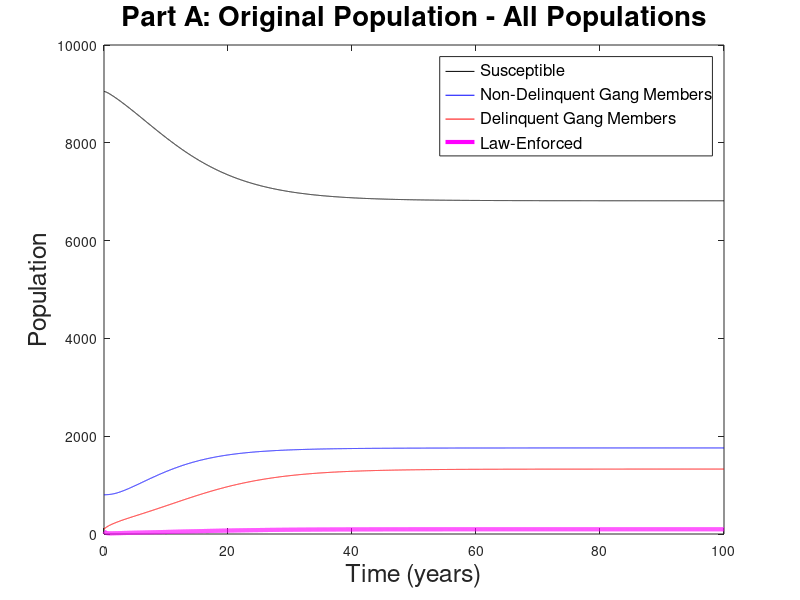
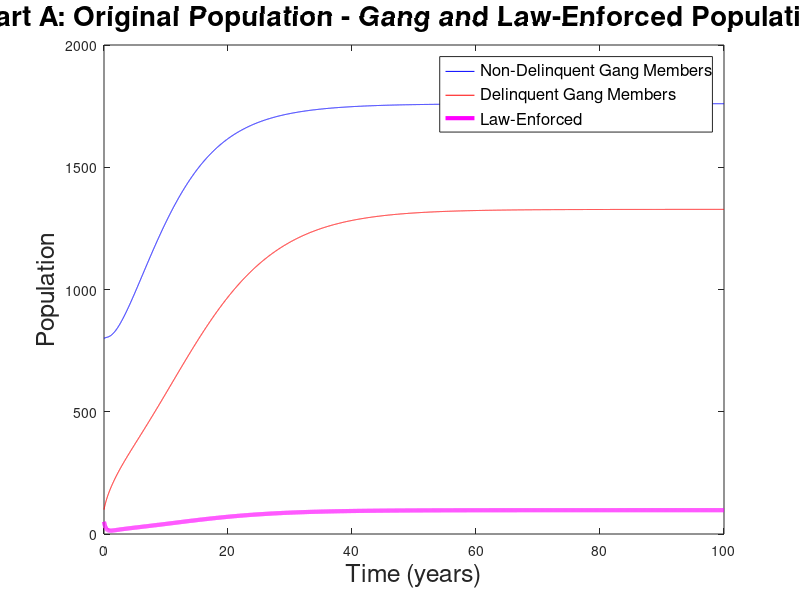
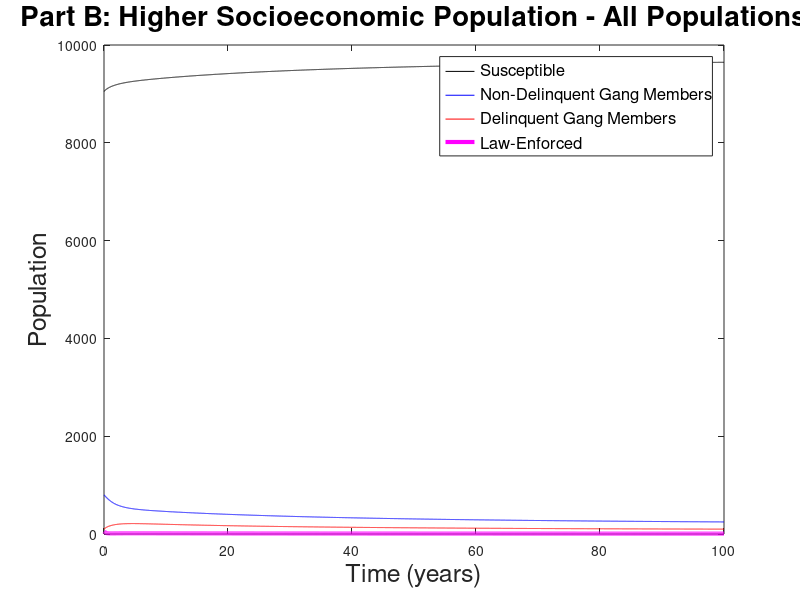
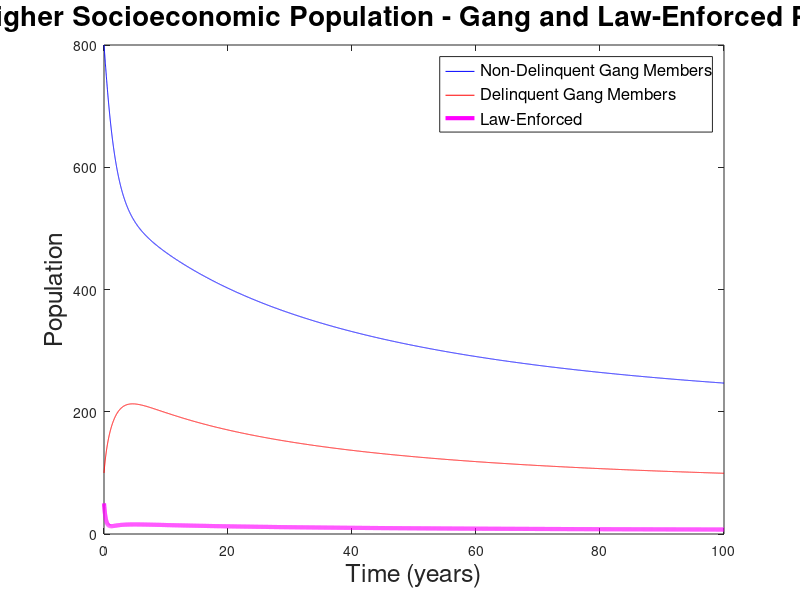

Write the MATLAB code that produced these figures, in order.

% Juvenile Delinquency Model
% MTH/CSC 4170 - Project 2

%% Clear workspace
clear all;
close all;

%% Initialize variables

% Set up time increment and time vector
deltaX = 0.01;       % time step (years)
tf = 100;            % final time (years)
x = 0:deltaX:tf;     % time vector (years)

% Constants
N0 = 10000;          % total juvenile population
b = 0.60;            % gang recruitment rate (1/year)
a = 0.14;            % independent delinquency rate (1/year)
r = 0.235;           % arrest rate (1/year)
u = 3;               % release rate (1/year)
m = 1/5;             % aging rate (1/year)

%% Run both scenarios

for scenario = 1:2

    % Part A and Part B parameters
    if scenario == 1
        p = 1.00;    % peer pressure rate (1/year)
        q = 0.30;    % gang departure rate (1/year)
        scenarioName = 'Part A: Original Population';
    else
        p = 0.42;    % peer pressure rate (1/year)
        q = 0.50;    % gang departure rate (1/year)
        scenarioName = 'Part B: Higher Socioeconomic Population';
    end

    % Set up stock variables and initial conditions
    S(1) = 0.905 * N0;  % Susceptible
    G(1) = 0.080 * N0;  % Non-delinquent gang members
    D(1) = 0.010 * N0;  % Delinquent gang members
    L(1) = 0.005 * N0;  % Arrested and law-enforced

    %% Main loop
    for i = 2:length(x)

        % Compute transition rates (people per year)
        % Forward Euler

        % Susceptible to gang member
        S_to_G = (b / N0) * S(i-1) * (G(i-1) + D(i-1));

        % Gang member to susceptible
        G_to_S = q * G(i-1);

        % Gang member to delinquent through peer pressure
        G_to_D_Peer = (p / N0) * G(i-1) * D(i-1);

        % Gang member to delinquent through personal issues
        G_to_D_Personal = a * G(i-1);

        % Delinquent to law-enforced
        D_to_L = r * D(i-1);

        % Law-enforced released equally to S, G, and D
        L_to_S = (u / 3) * L(i-1);
        L_to_G = (u / 3) * L(i-1);
        L_to_D = (u / 3) * L(i-1);

        % Aging into and out of the population
        Enter_S = m * N0;

        S_Out = m * S(i-1);
        G_Out = m * G(i-1);
        D_Out = m * D(i-1);
        L_Out = m * L(i-1);

        % Update populations using Forward Euler
        S(i) = S(i-1) + deltaX * ...
            (Enter_S + G_to_S + L_to_S - S_to_G - S_Out);

        G(i) = G(i-1) + deltaX * ...
            (S_to_G + L_to_G - G_to_S - G_to_D_Peer ...
            - G_to_D_Personal - G_Out);

        D(i) = D(i-1) + deltaX * ...
            (G_to_D_Peer + G_to_D_Personal + L_to_D ...
            - D_to_L - D_Out);

        L(i) = L(i-1) + deltaX * ...
            (D_to_L - L_to_S - L_to_G - L_to_D - L_Out);

    end

    %% Plot Solutions

    % First Plot: All Populations
    figure()
    plot(x, S, 'k', ...
         x, G, 'b', ...
         x, D, 'r', ...
         x, L, 'm', 'LineWidth', 3.0);

    xlabel('Time (years)', 'fontsize', 18);
    ylabel('Population', 'fontsize', 18);

    legend({'Susceptible', 'Non-Delinquent Gang Members', ...
            'Delinquent Gang Members', 'Law-Enforced'}, ...
            'fontsize', 12, 'location', 'best');

    title([scenarioName ' - All Populations'], 'fontsize', 20);


    % Second Plot: Gang and Law-Enforced Populations
    figure()
    plot(x, G, 'b', ...
         x, D, 'r', ...
         x, L, 'm', 'LineWidth', 3.0);

    xlabel('Time (years)', 'fontsize', 18);
    ylabel('Population', 'fontsize', 18);

    legend({'Non-Delinquent Gang Members', ...
            'Delinquent Gang Members', 'Law-Enforced'}, ...
            'fontsize', 12, 'location', 'best');

    title([scenarioName ' - Gang and Law-Enforced Populations'], ...
          'fontsize', 20);

    %% Equilibrium Percentages

    disp(scenarioName)
    disp(['Susceptible: ', num2str(S(end)/N0*100), '%'])
    disp(['Non-Delinquent Gang Members: ', num2str(G(end)/N0*100), '%'])
    disp(['Delinquent Gang Members: ', num2str(D(end)/N0*100), '%'])
    disp(['Law-Enforced: ', num2str(L(end)/N0*100), '%'])
    disp(' ')

end
